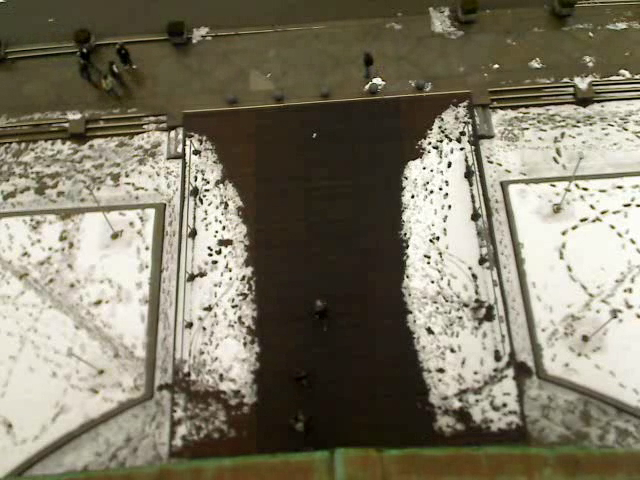
#> input picture frame 48 of data/video10.mp4, 640 x 480 px, given in place of video1.mp4, which was not available
$ python counter.py
#> lines starting #> are read from the running program, lines starting #| are printed output that depends on the picture; pictures that were not available may be replaced by others from this repository, and a replacement may not be noted
import numpy as np
import cv2
from sklearn.metrics import mean_absolute_error


def detect_borders():
    video = cv2.VideoCapture("data/video1.mp4")
    has_next, first_frame = video.read()
#> first_frame is the input picture: shape (480, 640, 3); mean B, G, R 102.2, 120.6, 126.1

    if not has_next:
        print("Error loading video.")
        return []

    gray_img = cv2.cvtColor(first_frame, cv2.COLOR_BGR2GRAY)
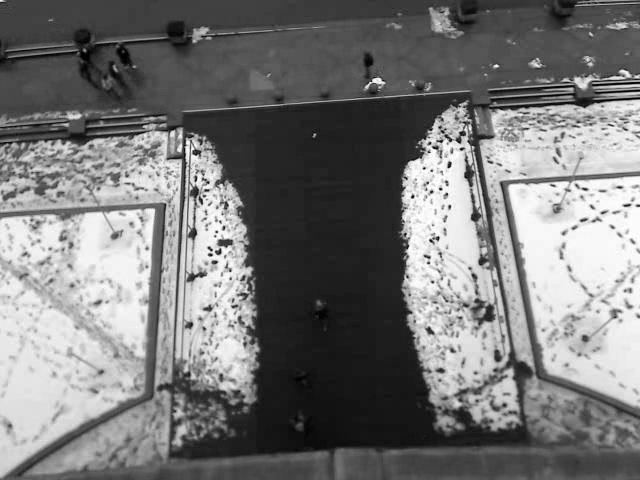
#> gray_img: shape (480, 640); min 0, max 255, mean 120.1
    edges_img = cv2.Canny(gray_img, 50, 140, apertureSize=3)
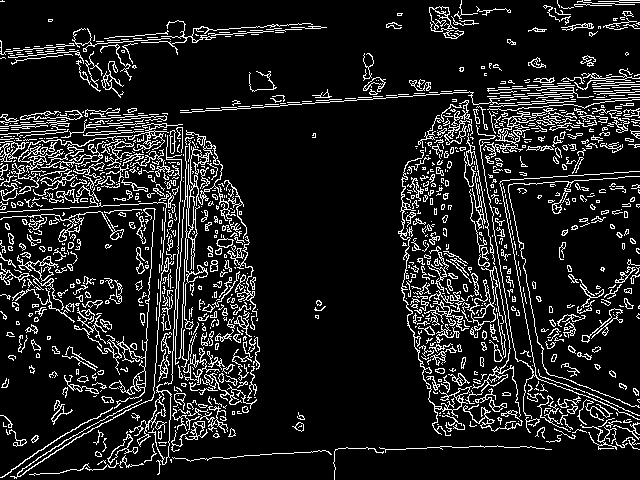
#> edges_img: shape (480, 640); 12.4% white in thin lines or dots

    lines = cv2.HoughLinesP(image=edges_img, rho=0.5, theta=np.pi / 360, threshold=10, lines=np.array([]),
                            minLineLength=200, maxLineGap=20)
#> lines = 50 rows, first 6: [1, 184, 215, 159], [41, 301, 251, 301], [10, 55, 239, 35], [0, 126, 230, 183], [483, 446, 483, 197], [428, 383, 530, 178]

    borders = []

    for i in range(0, len(lines)):
        x1 = lines[i][0][0]
        y1 = lines[i][0][1]
        x2 = lines[i][0][2]
        y2 = lines[i][0][3]
        if y1 > 300 and y2 > 300:
            continue
        if 140 < x1 < 500 and x2 < 510 and not (120 < y2 < 430):
            if y1 < 120 and y2 < 120:
                y1 += 50
                y2 += 50
            borders.append([x1, y1, x2, y2])
#> this loop made 50 passes
#> (x1, y1, x2, y2) on passes 1 to 12: (1, 184, 215, 159), (41, 301, 251, 301), (10, 55, 239, 35), (0, 126, 230, 183), (483, 446, 483, 197), (428, 383, 530, 178), (0, 51, 262, 30), (4, 161, 215, 150), (418, 357, 638, 443), (191, 162, 441, 141), (156, 461, 165, 261), (429, 395, 637, 424)
#> after the loop, borders = [[191, 162, 441, 141]]

    return borders[1:4]


# [61 lines left out: functions borders_cross, border_cross, count_pedestrians, not called in this run]


if __name__ == '__main__':
    borders = detect_borders()
#> borders = []
    if len(borders) > 0:
        test_y = [4, 24, 17, 23, 17, 27, 29, 22, 10, 23]
        y_predicted = []

        for i in range(1, 11):
            count = count_pedestrians(borders, i)
            y_predicted.append(count)
            print("Video " + str(i) + ": " + str(count) + " pedestrians")

        print("MAE: ", mean_absolute_error(test_y, y_predicted))
    else:
        "Error! Could not detect borders."

$ run again, starting later in the video
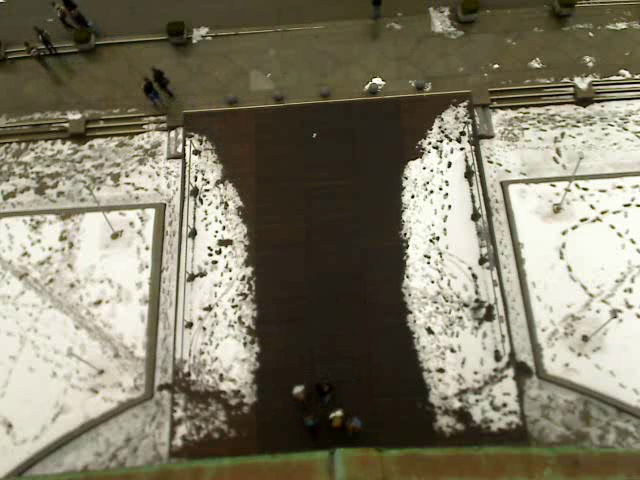
#> input picture frame 390 of data/video10.mp4, 640 x 480 px, given in place of video1.mp4, which was not available
#> in detect_borders, first_frame is the input picture: shape (480, 640, 3); mean B, G, R 103.5, 122.6, 127.7
#> in detect_borders, `gray_img = cv2.cvtColor(first_frame, cv2.COLOR_BGR2GRAY)`:
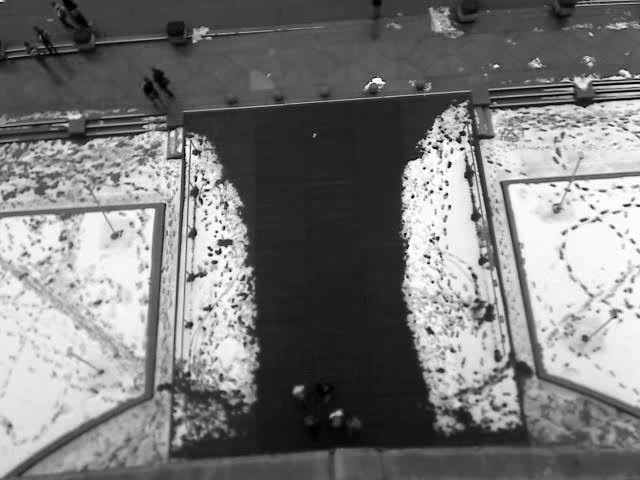
#> gray_img: shape (480, 640); min 0, max 255, mean 121.9
#> in detect_borders, `edges_img = cv2.Canny(gray_img, 50, 140, apertureSize=3)`:
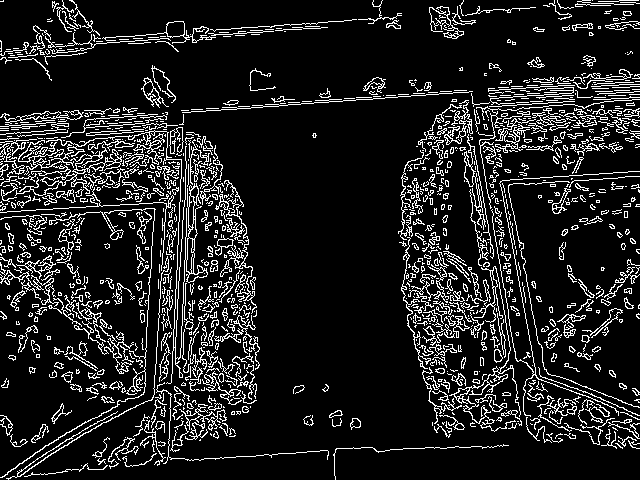
#> edges_img: shape (480, 640); 12.6% white in thin lines or dots
#> lines = 59 rows, first 6: [168, 456, 183, 110], [403, 219, 631, 74], [176, 458, 191, 109], [459, 70, 510, 349], [233, 107, 461, 90], [75, 110, 257, 343]
#> the loop in detect_borders, `for i in range(0, len(lines)):` made 59 passes
#> (x1, y1, x2, y2) on passes 1 to 8: (168, 456, 183, 110), (403, 219, 631, 74), (176, 458, 191, 109), (459, 70, 510, 349), (233, 157, 461, 140), (75, 110, 257, 343), (430, 128, 634, 119), (1, 117, 243, 205)
#> after the loop in detect_borders, `for i in range(0, len(lines)):`: borders = [[168, 456, 183, 110], [176, 458, 191, 109], [233, 157, 461, 140], [438, 236, 477, 446], [460, 103, 508, 445]]
#> `borders = detect_borders()`: borders = [[176, 458, 191, 109], [233, 157, 461, 140], [438, 236, 477, 446]]
